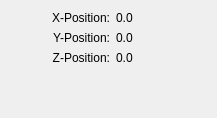
<?xml version="1.0" encoding="UTF-8"?>
<ui version="4.0">
 <class>ToolWidget</class>
 <widget class="QWidget" name="ToolWidget">
  <property name="geometry">
   <rect>
    <x>0</x>
    <y>0</y>
    <width>217</width>
    <height>118</height>
   </rect>
  </property>
  <property name="windowTitle">
   <string>Form</string>
  </property>
  <layout class="QGridLayout" name="gridLayout">
   <item row="0" column="1">
    <widget class="QLabel" name="LabelPositionX">
     <property name="text">
      <string>X-Position:</string>
     </property>
     <property name="alignment">
      <set>Qt::AlignRight|Qt::AlignTrailing|Qt::AlignVCenter</set>
     </property>
    </widget>
   </item>
   <item row="0" column="2">
    <widget class="QLabel" name="PositionX">
     <property name="minimumSize">
      <size>
       <width>50</width>
       <height>0</height>
      </size>
     </property>
     <property name="text">
      <string>0.0</string>
     </property>
    </widget>
   </item>
   <item row="1" column="1">
    <widget class="QLabel" name="LabelPositionY">
     <property name="text">
      <string>Y-Position:</string>
     </property>
     <property name="alignment">
      <set>Qt::AlignRight|Qt::AlignTrailing|Qt::AlignVCenter</set>
     </property>
    </widget>
   </item>
   <item row="1" column="2">
    <widget class="QLabel" name="PositionY">
     <property name="minimumSize">
      <size>
       <width>50</width>
       <height>0</height>
      </size>
     </property>
     <property name="text">
      <string>0.0</string>
     </property>
    </widget>
   </item>
   <item row="2" column="1">
    <widget class="QLabel" name="LabelPositionZ">
     <property name="text">
      <string>Z-Position:</string>
     </property>
     <property name="alignment">
      <set>Qt::AlignRight|Qt::AlignTrailing|Qt::AlignVCenter</set>
     </property>
    </widget>
   </item>
   <item row="2" column="2">
    <widget class="QLabel" name="PositionZ">
     <property name="minimumSize">
      <size>
       <width>50</width>
       <height>0</height>
      </size>
     </property>
     <property name="text">
      <string>0.0</string>
     </property>
    </widget>
   </item>
   <item row="3" column="1" colspan="2">
    <spacer name="SpacerBottom">
     <property name="orientation">
      <enum>Qt::Vertical</enum>
     </property>
     <property name="sizeHint" stdset="0">
      <size>
       <width>20</width>
       <height>40</height>
      </size>
     </property>
    </spacer>
   </item>
   <item row="0" column="3" rowspan="3">
    <spacer name="SpacerRight">
     <property name="orientation">
      <enum>Qt::Horizontal</enum>
     </property>
     <property name="sizeHint" stdset="0">
      <size>
       <width>40</width>
       <height>20</height>
      </size>
     </property>
    </spacer>
   </item>
   <item row="0" column="0" rowspan="3">
    <spacer name="SpacerLeft">
     <property name="orientation">
      <enum>Qt::Horizontal</enum>
     </property>
     <property name="sizeHint" stdset="0">
      <size>
       <width>40</width>
       <height>20</height>
      </size>
     </property>
    </spacer>
   </item>
  </layout>
 </widget>
 <resources/>
 <connections/>
</ui>
